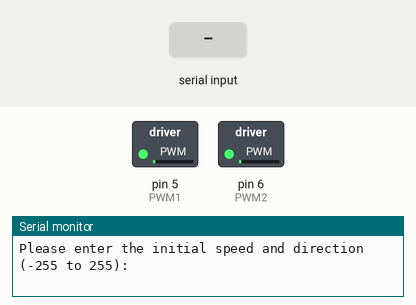
Bench run of a sketch on a simulated Arduino Uno, built with avr-gcc and run on an emulated ATmega328P. Shown: switched loads named in the sketch (green lamp = pin HIGH), the last lines printed to the serial monitor. Inputs (shaded band) come from the test bench.

Above: at 2.2 s.
2.3 s: "90,45\n" received over Serial
At 2.8 s:
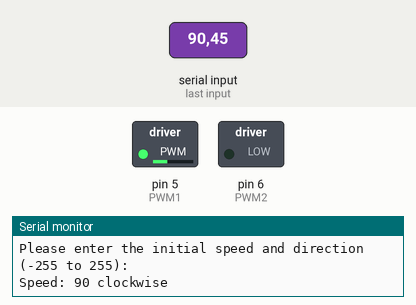
5.0 s: "30,150\n" received over Serial
At 7.4 s:
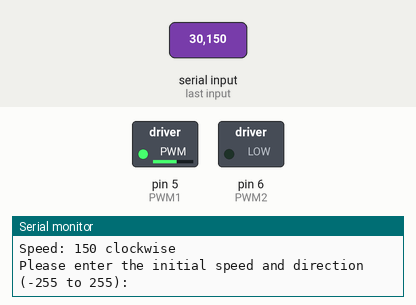
7.7 s: "200\n" received over Serial
At 8.2 s:
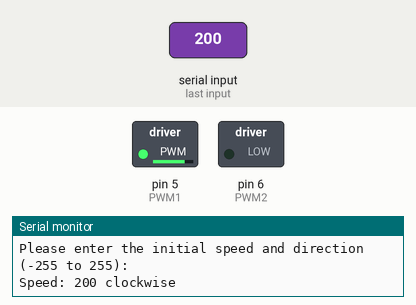
10.7 s: "90\n" received over Serial
At 13.9 s:
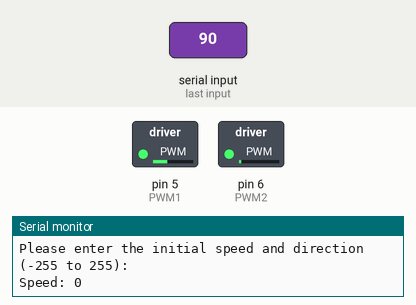
Timing chart, 0 to 14.7 s (numbered marks = the images above; inputs shaded):
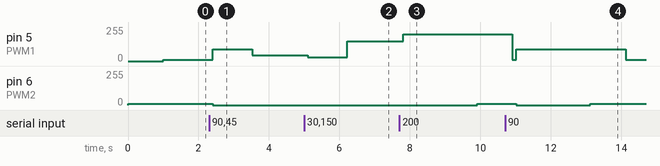

The sketch:

E1_part1.ino
```cpp
// (C) Nasit Vurgun, Joel Mattsson, Mohamad Khalil, group: 19 (2024)
// Work package 6: Exercise 1 - Task 1
// Task 1: Driving the motor with user specified direction and speed
// Submission code: 8BRU21

// WP 6 Exercise 1 Template DIT 632
// Define pin numbers for encoder and motor control
#define ENCA 2 // Encoder pin A
#define ENCB 3 // Encoder pin B
#define PWM1 5 // Motor control pin 1
#define PWM2 6 // Motor control pin 2
#define MAX_SPEED 255 // Maximum speed

int pos = 0; // Position in ticks
int deg = 0; // Position in degrees

int degtarget = 0; // Target position in degrees

int speed = 0; // Desired motor speed

// Setup function
void setup()
{
    // Initialize serial communication and pin modes
    Serial.begin(9600); // initialize serial port to 9600 baud rate
    pinMode(ENCA, INPUT_PULLUP); // initialize encoder pin A to INPUT_PULLUP
    pinMode(ENCB, INPUT_PULLUP); // initialize encoder pin B to INPUT_PULLUP
    pinMode(PWM1, OUTPUT); // initialize PWM1 pin to OUTPUT
    pinMode(PWM2, OUTPUT); // initialize PWM2 pin to OUTPUT

    // Start motor with a small initial PWM to avoid TinkerCAD bug
    analogWrite(PWM2, 10); // turn motor CCW
    delay(1000); // TinkerCAD bug
    analogWrite(PWM1, 10); // turn motor CW
}

// Loop function
void loop()
{
    // Get speed and direction from serial input
    getSpeedAndDirection();

    // Check if speed is positive or negative
    if (speed > 0){
        analogWrite(PWM2, 0); // turn off motor CCW
        analogWrite(PWM1, speed); // turn motor CW
        delay(1000); // TinkerCAD bug
    }else if(speed < 0){
        analogWrite(PWM1, 0); // turn off motor CW
        analogWrite(PWM2, -speed); // turn motor CCW
        delay(1000); // TinkerCAD bug
    }else{ // if speed is zero, avoid tinkerCAD bug
        analogWrite(PWM2, 10); // turn off motor CW
        delay(1000); // TinkerCAD bug
        analogWrite(PWM1, 10); // turn off motor CCW
    }
}

// Function to get initial speed and direction from user
void getSpeedAndDirection()
{
    int validInput = 0; // Flag to check if input is valid

    // Loop until user gives a valid input for speed (-255 to 255)
    while (!validInput) {
        Serial.print("Please enter the initial speed and direction (-255 to 255): \n");

        // Wait for serial input
        while (!Serial.available());

        // Read speed value
        speed = Serial.parseInt();

        // Check if input is valid (needs to be between -255 and 255)
        if (speed > MAX_SPEED || speed < -MAX_SPEED) { // If input is invalid
            Serial.println("Invalid! Please enter a valid speed and direction (-255 to 255).");
        } else { // If input is valid
            validInput = 1; // Set flag to indicate valid input
            Serial.print("Speed: ");
            Serial.print(speed); // Print initial speed
            if (speed > 0) { // Check direction
                Serial.print(" clockwise"); // Print direction
            } else if (speed < 0) { // Check direction
                Serial.print(" counterclockwise"); // Print direction
            }
            Serial.print("\n");
        }
        delay(100); // Wait for 0.1 seconds for user to read the message
    }
}
```

Measured:
- after the input at 2.3 s, pin 5 (PWM1): 10/255 → 90/255 after 0.10 s, → 45/255 1.1 s later; pin 6 (PWM2): 10/255 → 0/255 after 0.10 s
- after the input at 5.0 s, pin 5 (PWM1): 45/255 → 30/255 after 0.10 s, → 150/255 1.1 s later; pin 6 (PWM2): stays 0/255 (without the input it goes to 10/255 after 0.62 s)
- after the input at 7.7 s, pin 5 (PWM1): 150/255 → 200/255 after 0.10 s; pin 6 (PWM2): 0/255 → 10/255 after 2.2 s instead of 0.62 s
- after the input at 10.7 s, pin 6 (PWM2): 10/255 → 0/255 after 0.32 s, → 10/255 2.1 s later
